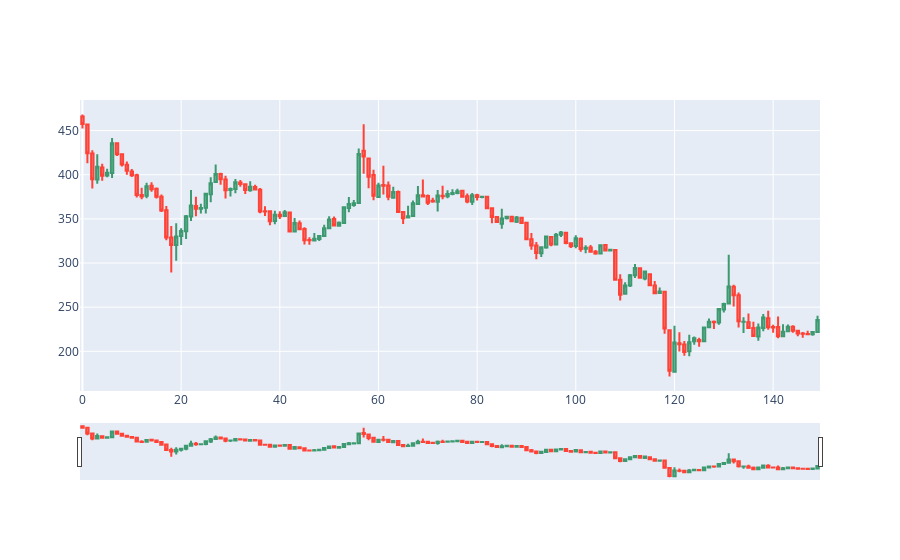

This figure's notebook cell:
### Code cell
st = 0
dfpl = df.iloc[st:st + 150]

fig = go.Figure(data=[
    go.Candlestick(
        x=dfpl.index,
        open=dfpl.Open,
        high=dfpl.High,
        low=dfpl.Low,
        close=dfpl.Close,
        name= 'OHLC'
    )
])

fig.show()

### Figure 1 — Plotly figure (JSON) as saved in the notebook; plotly's stock layout.template omitted (floating-point values rounded to 4 significant figures; data arrays with more than 128 entries replaced by an {"elided": "..."} marker saying what was removed)
{"data": [{"close": {"elided": "150 float values"}, "high": {"elided": "150 float values"}, "low": {"elided": "150 float values"}, "name": "OHLC", "open": {"elided": "150 float values"}, "type": "candlestick", "x": {"elided": "150 int values"}}], "layout": {}}
